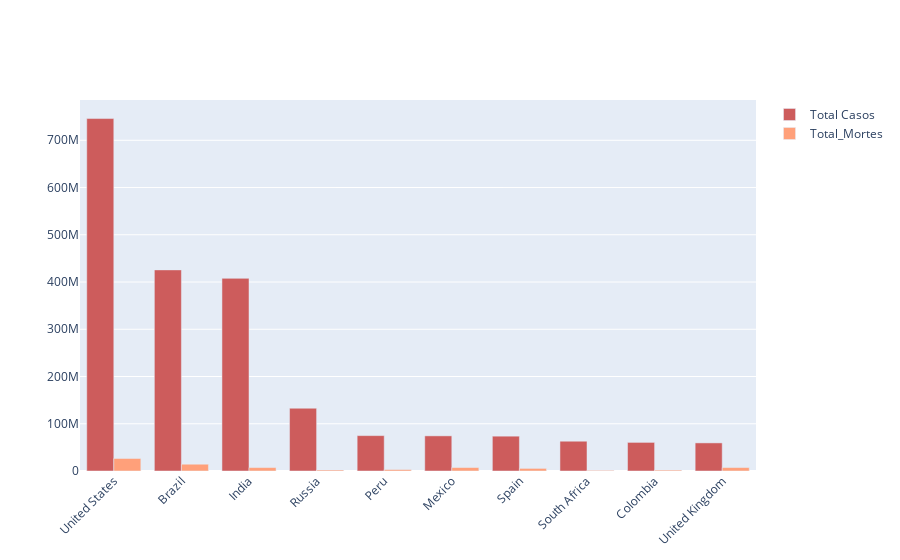

Here is the notebook cell this chart was saved with:
### Code cell
#Analisando os casos com mortes por Covid-19 com a biblioteca plotly
fig = go.Figure()
fig.add_trace(go.Bar(
    x=top_10_paises["Pais"],
    y=top_10_paises["Total_Casos"],
    name='Total Casos',
    marker_color='indianred'
))
fig.add_trace(go.Bar(
    x=top_10_paises["Pais"],
    y=top_10_paises["Total_Mortes"],
    name='Total_Mortes',
    marker_color='lightsalmon'
))
fig.update_layout(barmode='group', xaxis_tickangle=-45)
fig.show()

### Figure 1 — Plotly figure (JSON) as saved in the notebook; plotly's stock layout.template omitted (floating-point values rounded to 4 significant figures)
{"data": [{"marker": {"color": "indianred"}, "name": "Total Casos", "type": "bar", "x": ["United States", "Brazil", "India", "Russia", "Peru", "Mexico", "Spain", "South Africa", "Colombia", "United Kingdom"], "y": [746014098, 425704517, 407771615, 132888951, 74882695, 74347548, 73717676, 63027659, 60543682, 59475032]}, {"marker": {"color": "lightsalmon"}, "name": "Total_Mortes", "type": "bar", "x": ["United States", "Brazil", "India", "Russia", "Peru", "Mexico", "Spain", "South Africa", "Colombia", "United Kingdom"], "y": [26477574, 14340567, 7247327, 2131571, 3020038, 7295850, 5510624, 1357682, 1936134, 7249573]}], "layout": {"barmode": "group", "xaxis": {"tickangle": -45}}}
